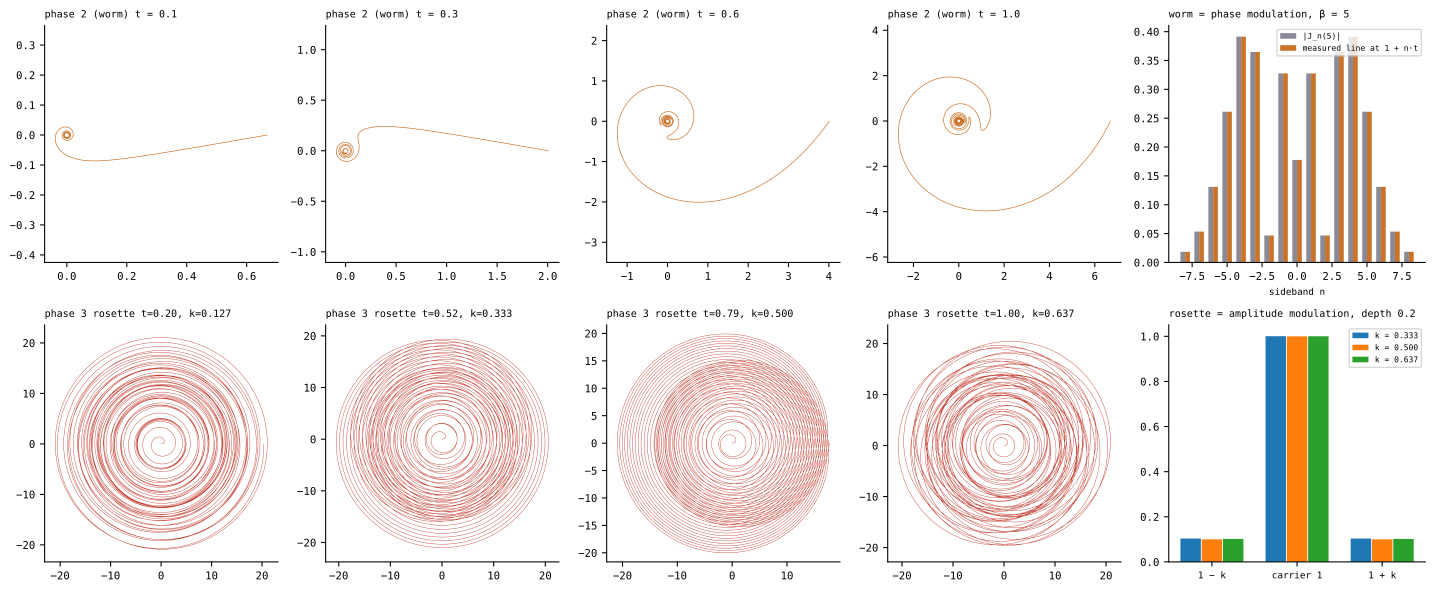

Write Python code to recreate this figure.
# SPDX-License-Identifier: GPL-3.0-only
"""gemini_original.svg — the ORIGINAL event_horizon_sim.py (Gemini, 143 lines) phases 1-3, and what they are as spectra.

Row 1: phase 2 (the worm, metric swap) at cycle time t = 0.1, 0.3, 0.6, 1.0.   Row 2: phase 3 (the rosette) at t = 0.2, 0.524 (k = 1/3), 0.785 (k = 1/2), 1.0;
col 5 of row 1: line spectrum of the worm's unit phasor against Bessel |J_n(5)|;  col 5 of row 2: rosette sidebands (carrier 1, 1 ± k at 0.1).
Code drawn: rhp.geminisim.   Run: python -m rhp.atlas_riemann_fermat.gemini_original
"""
import numpy as np
from ._common import plt, save, INK, NORTH, SOUTH, HOT, GREY
from .. import geminisim as G


def build():
    fig, axs = plt.subplots(2, 5, figsize=(15, 6.2), gridspec_kw=dict(width_ratios=[1, 1, 1, 1, 1.1]))
    for ax, t in zip(axs[0, :4], (0.1, 0.3, 0.6, 1.0)):
        th, r = G.original_phase(1, t); ax.plot(r * np.cos(th), r * np.sin(th), lw=.5, color=SOUTH)
        ax.set_title(f"phase 2 (worm)  t = {t}", fontsize=7.5, loc="left")
    for ax, t in zip(axs[1, :4], (0.2, np.pi / 6, np.pi / 4, 1.0)):
        th, r = G.original_phase(2, t); ax.plot(r * np.cos(th), r * np.sin(th), lw=.3, color=HOT)
        ax.set_title(f"phase 3 rosette  t={t:.2f}, k={2 / np.pi * t:.3f}", fontsize=7.5, loc="left")
    for a in axs[:, :4].flat: a.set_aspect("equal", "datalim")
    sb = G.worm_sidebands(0.6); ax = axs[0, 4]
    ax.bar([k - .17 for k, j, m in sb], [j for k, j, m in sb], .34, color=GREY, label="|J_n(5)|")
    ax.bar([k + .17 for k, j, m in sb], [m for k, j, m in sb], .34, color=SOUTH, label="measured line at 1 + n·t")
    ax.set_title("worm = phase modulation, β = 5", fontsize=7.5, loc="left"); ax.legend(fontsize=6); ax.set_xlabel("sideband n", fontsize=7)
    ax = axs[1, 4]
    for i, k in enumerate((1 / 3, 1 / 2, 2 / np.pi)):
        c, up, dn = G.rosette_sidebands(k); ax.bar([-1 + i * .0 + (i - 1) * .25, 0 + (i - 1) * .25, 1 + (i - 1) * .25], [dn, c, up], .24, label=f"k = {k:.3f}")
    ax.set_xticks([-1, 0, 1]); ax.set_xticklabels(["1 − k", "carrier 1", "1 + k"], fontsize=7)
    ax.set_title("rosette = amplitude modulation, depth 0.2", fontsize=7.5, loc="left"); ax.legend(fontsize=6)
    fig.tight_layout()
    return save(fig, "gemini_original.svg")


if __name__ == "__main__":
    print(build())
